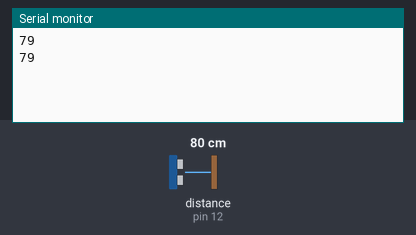
A sketch run on a simulated Arduino Uno, built with avr-gcc and run on an emulated ATmega328P. On the bench: the last lines printed to the serial monitor. Wiring (inferred from the names in the program): ultrasonic range finder: trigger pin 11; echo pin 12. Inputs (shaded band) come from the test bench; at power-on: distance to the obstacle (sensor on pin 12) 80 cm. The echo pulse lasts 58.3 µs per cm.

Above: at 1.8 s.
1.9 s: distance to the obstacle (sensor on pin 12) set to 2 cm
At 2.6 s:
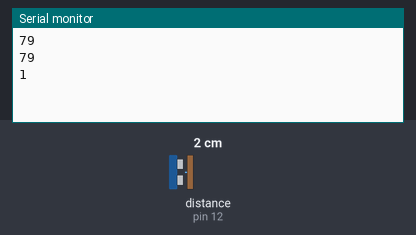
3.4 s: distance to the obstacle (sensor on pin 12) set to 4 cm
At 4.8 s:
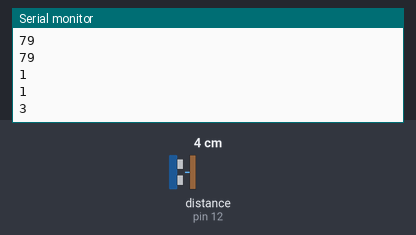
Timing chart, 0 to 6.4 s (numbered marks = the images above; inputs shaded):
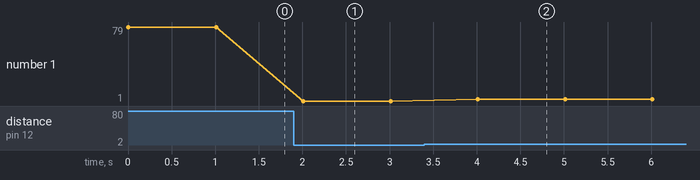

Measured:
- after the input at 1.9 s, the serial monitor: prints a new line after 0.11 s (image 1)
- after the input at 3.4 s, the serial monitor: prints a new line after 0.61 s (image 2)
- plotted number 1: 79 → 1 after the input at 1.9 s, 1 → 3 after the input at 3.4 s

The sketch:

ultrasonic.ino
```cpp
#define echoPin 12
#define trigPin 11

void setup() {
 Serial.begin (9600);
 pinMode(echoPin, INPUT);
 pinMode(trigPin, OUTPUT);
}

void loop() {
 long duration, distance_in_cm;
 // The sensor is triggered by a HIGH pulse of 10 or more microseconds.
 // Give a short LOW pulse beforehand to ensure a clean HIGH pulse:

 digitalWrite(trigPin, LOW);
 delayMicroseconds(2);
 digitalWrite(trigPin, HIGH);
 delayMicroseconds(10);
 digitalWrite(trigPin, LOW);

 duration = pulseIn(echoPin, HIGH);
 distance_in_cm = (duration/2) / 29.1;

 Serial.println(distance_in_cm);

 delay(1000);
}
```
